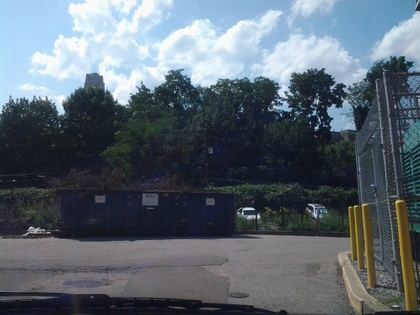
%> input picture analysis/textureClassification/data/IMG_20120730_155553.jpg, 420 x 315 px, shrunk from 800 x 600 before the run, given in place of tallbuilding_a212055.jpg, which was not available
$ octave test_texton.m   (GNU Octave 9; MATLAB toolbox functions it lacks are replaced by stand-ins)
%> lines starting %> are read from the running program, lines starting %| are printed output that depends on the picture; pictures that were not available may be replaced by others from this repository, and a replacement may not be noted
### analysis/textureClassification/createFilterBank.m
function [filterBank] = createFilterBank;
    filterBank = {};
    filterBank{1} = cell(2,4);
    filterBank{2} = cell(1,3);
    filterBank{3} = cell(1,4);

    for i = 1:4
        filterBank{1}{1,i} = createGaborFilter((i-1)*0.25*3.14159,1);
        filterBank{1}{2,i} = createGaborFilter((i-1)*0.25*3.14159,0);
    end

    for i = 1:3
        sigma = 2^(i-1);
        half_size = 3 * sigma;
        size = 2 * half_size + 1;
        filterBank{2}{1,i} = fspecial('gaussian',[size,size],sigma);
    end

    for i = 1:4
        sigma = 2^(i-1);
        half_size = 3 * sigma;
        size = 2 * half_size + 1;
        filterBank{3}{1,i} = fspecial('log',[size,size],sigma);
    end
end

### analysis/textureClassification/extractFilterResponsesRandomSampling.m
function [features, sampled_patch] = extractFilterResponsesRandomSampling(im, filterBank, num_sample)
%> called with num_sample = 100
% [38 lines of commented-out code are left out]
    raw = imread(im);
%> raw is the input picture: size 315x420x3 uint8; mean R, G, B 92, 102.8, 112.3
    image = raw;
    [h,w,c] = size(image);
%> h = 315; w = 420; c = 3
    num_pixel = h*w;
%> num_pixel = 132300
    average_level = sum(sum(sum(image)))./(num_pixel * c);
%> average_level = 102.4

     pad_wid = 24;


    image = double(image);
    R_channel = image(:,:,1);
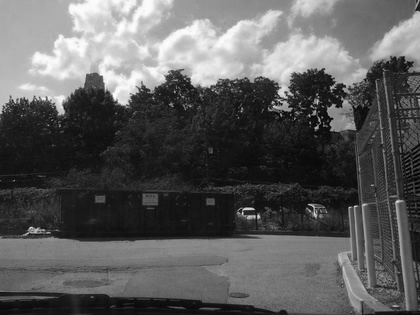
%> R_channel: size 315x420 double; min 0, max 255, mean 92
    G_channel = image(:,:,2);
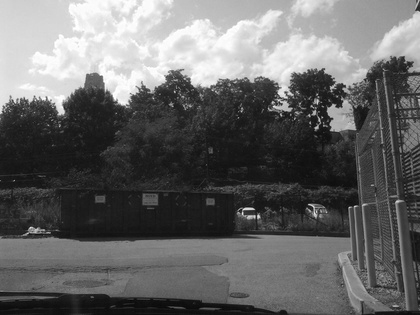
%> G_channel: size 315x420 double; min 7, max 255, mean 102.8
    B_channel = image(:,:,3);
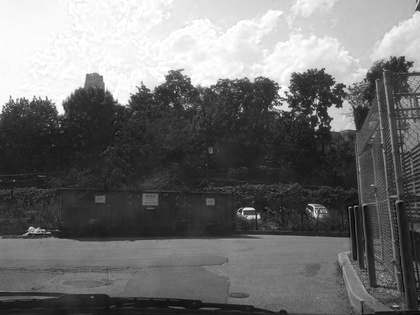
%> B_channel: size 315x420 double; min 0, max 255, mean 112.3
    %test
    [L,a,b] = RGB2Lab(R_channel, G_channel, B_channel);


    %test
    num_sample = 100;
    features = zeros(num_sample,9);


    row_rand = randperm(h-2*pad_wid) + pad_wid;
    col_rand = randperm(w-2*pad_wid) + pad_wid;


    sampled_patch = cell(num_sample,1);


    for i=1:num_sample
            col_ind = col_rand(i);
            row_ind = row_rand(i);

            index = i;

            for fb1 = 1:4
                filter_even = filterBank{1}{1,fb1};
                filter_odd = filterBank{1}{2,fb1};
                half_size_op_win = (size(filter_even,1)-1)/2;
                op_window_h = (row_ind - half_size_op_win):(row_ind + half_size_op_win);
                op_window_w = (col_ind - half_size_op_win):(col_ind + half_size_op_win);
                features(index, fb1) = sqrt(sum(sum(L(op_window_h,op_window_w).* filter_even))^2+...
                                            sum(sum(L(op_window_h,op_window_w).* filter_odd))^2);
            end

            for fb2 = 1:3
                filter = filterBank{2}{1,fb2};
                half_size_op_win = (size(filter,1)-1)/2;
                op_window_h = (row_ind - half_size_op_win):(row_ind + half_size_op_win);
                op_window_w = (col_ind - half_size_op_win):(col_ind + half_size_op_win);
                features(index, 5+(fb2-1)*3 ) = sum(sum(L(op_window_h,op_window_w).* filter));
                features(index, 6+(fb2-1)*3 ) = sum(sum(a(op_window_h,op_window_w).* filter));
                features(index, 7+(fb2-1)*3 ) = sum(sum(b(op_window_h,op_window_w).* filter));

            end

            for fb3 = 1:4
                filter = filterBank{3}{1,fb3};
                half_size_op_win = (size(filter,1)-1)/2;
                op_window_h = (row_ind - half_size_op_win):(row_ind + half_size_op_win);
                op_window_w = (col_ind - half_size_op_win):(col_ind + half_size_op_win);
                features(index, 13+fb3) = sum(sum(L(op_window_h,op_window_w).* filter));
            end


            sample_window_h = (row_ind - pad_wid):(row_ind + pad_wid);
            sample_window_w = (col_ind - pad_wid):(col_ind + pad_wid);
            sampled_patch{i} = raw(sample_window_h,sample_window_w,:);

    end

end

### analysis/textureClassification/RGB2Lab.m
function [L,a,b] = RGB2Lab(R,G,B)
% function [L, a, b] = RGB2Lab(R, G, B)
% RGB2Lab takes matrices corresponding to Red, Green, and Blue, and
% transforms them into CIELab.  This transform is based on ITU-R
% Recommendation  BT.709 using the D65 white point reference.
% The error in transforming RGB -> Lab -> RGB is approximately
% 10^-5.  RGB values can be either between 0 and 1 or between 0 and 255.
% By Mark Ruzon from C code by Yossi Rubner, 23 September 1997.
% Updated for MATLAB 5 28 January 1998.

if (nargin == 1)
  B = double(R(:,:,3));
  G = double(R(:,:,2));
  R = double(R(:,:,1));
end

if ((max(max(R)) > 1.0) | (max(max(G)) > 1.0) | (max(max(B)) > 1.0))
  R = R/255;
  G = G/255;
  B = B/255;
end

[M, N] = size(R);
%> M = 315; N = 420
s = M*N;
%> s = 132300

% Set a threshold
T = 0.008856;

RGB = [reshape(R,1,s); reshape(G,1,s); reshape(B,1,s)];

% RGB to XYZ
MAT = [0.412453 0.357580 0.180423;
       0.212671 0.715160 0.072169;
       0.019334 0.119193 0.950227];
XYZ = MAT * RGB;

X = XYZ(1,:) / 0.950456;
Y = XYZ(2,:);
Z = XYZ(3,:) / 1.088754;

XT = X > T;
%> XT = 132300 logical values, 132300 true
YT = Y > T;
%> YT = 132300 logical values, 132300 true
ZT = Z > T;
%> ZT = 132300 logical values, 132299 true

fX = XT .* X.^(1/3) + (~XT) .* (7.787 .* X + 16/116);

% Compute L
Y3 = Y.^(1/3);
fY = YT .* Y3 + (~YT) .* (7.787 .* Y + 16/116);
L  = YT .* (116 * Y3 - 16.0) + (~YT) .* (903.3 * Y);

fZ = ZT .* Z.^(1/3) + (~ZT) .* (7.787 .* Z + 16/116);

% Compute a and b
a = 500 * (fX - fY);
b = 200 * (fY - fZ);

L = reshape(L, M, N);
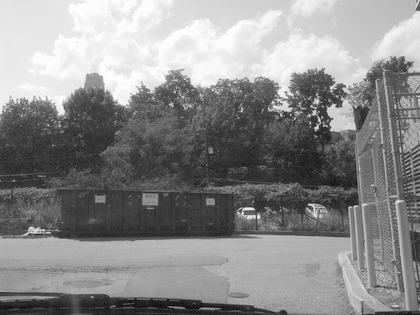
%> L: size 315x420 double; min 20.16, max 99.97, mean 63.8; drawn with min black and max white
a = reshape(a, M, N);
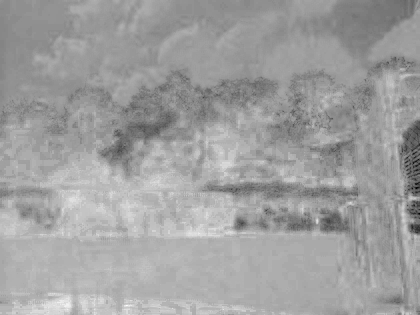
%> a: size 315x420 double; min -23.61, max 11.98, mean -1.3; drawn with min black and max white
b = reshape(b, M, N);
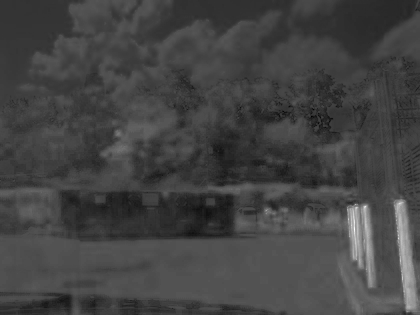
%> b: size 315x420 double; min -28.41, max 58.93, mean -5.1; drawn with min black and max white

if ((nargout == 1) | (nargout == 0))
  L = cat(3,L,a,b);
end

### analysis/textureClassification/createGaborFilter.m
function gaborFilter = createGaborFilter(theta, isEven)
%
%  createGaborFilter(theta, psi)    Create a Gabor filter with the
%                                   specified parameters
%
%  Arguments:
%     theta = The orientataion of the Gabor filter's cosine
%             function (specified in radians)
%     even  = Even or odd Gabor filter? (1=even, 0=odd)
%
gamma = 1;
lambda = 8;  sigma = .5622*lambda;  extent = fix(3*sigma);
psi = (isEven-1)*pi/2;
[x,y] = meshgrid(-extent:extent, -extent:extent);
thetaX = x*cos(theta) + y*sin(theta);
thetaY = -x*sin(theta) + y*cos(theta);
gaborFilter = exp(-.5*(thetaX.^2/sigma^2+gamma^2*thetaY.^2/sigma^2))...
                  .*cos(2*pi/lambda*thetaX+psi);
end

### analysis/textureClassification/createTextonLibrary.m

 load train.mat;
 [num_sample,temp] = size(train.files);
 NumClusters = 25;
 %GiantFeatureMatrix = [];
 numRandSamplePerImage = 100;
 GiantFeatureMatrix = zeros(numRandSamplePerImage*num_sample, 17);
 samplePatchArrayForVisualization = cell(numRandSamplePerImage*num_sample,1);

 for i=1:num_sample
    %GiantFeatureMatrix =[GiantFeatureMatrix;extractFilterResponsesRandomSampling(train.files{i},filterBank)];
    [GiantFeatureMatrix((i-1)*100+1:i*100,:), samplePatchArrayForVisualization((i-1)*100+1:i*100)] = ...
        extractFilterResponsesRandomSampling(train.files{i}, filterBank,numRandSamplePerImage);
%> after the loop in extractFilterResponsesRandomSampling, `for i=1:num_sample`: sampled_patch = 100 items
%> the run ends on the next line

 end

 [res, textons,dummy, distance] = kmeans(GiantFeatureMatrix, NumClusters,'EmptyAction','drop');

 TextonLibrary.textons = textons;
 TextonLibrary.sd = zeros(NumClusters,1);

 for i = 1:NumClusters
    TextonLibrary.sd(i,1) = std(distance((res==i),i));
 end


 centroidSamplePatch = cell(NumClusters,1);
 for i = 1:NumClusters
    centroidSamplePatch{i,1} = samplePatchArrayForVisualization(res==i);
 end

 %visualizePatchInCluster(centroidSamplePatch{1});

### analysis/textureClassification/test_texton.m
% [4 lines of commented-out code are left out]

filterBank=createFilterBank();
createTextonLibrary();
